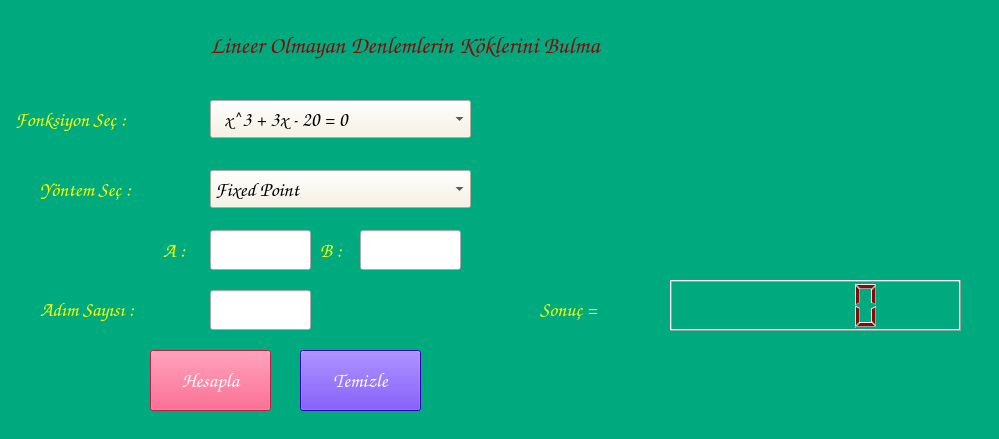
<?xml version="1.0" encoding="UTF-8"?>
<ui version="4.0">
 <class>Form</class>
 <widget class="QWidget" name="Form">
  <property name="geometry">
   <rect>
    <x>0</x>
    <y>0</y>
    <width>999</width>
    <height>439</height>
   </rect>
  </property>
  <property name="palette">
   <palette>
    <active>
     <colorrole role="WindowText">
      <brush brushstyle="SolidPattern">
       <color alpha="255">
        <red>138</red>
        <green>8</green>
        <blue>8</blue>
       </color>
      </brush>
     </colorrole>
     <colorrole role="Button">
      <brush brushstyle="SolidPattern">
       <color alpha="255">
        <red>0</red>
        <green>170</green>
        <blue>127</blue>
       </color>
      </brush>
     </colorrole>
     <colorrole role="Light">
      <brush brushstyle="SolidPattern">
       <color alpha="255">
        <red>0</red>
        <green>255</green>
        <blue>191</blue>
       </color>
      </brush>
     </colorrole>
     <colorrole role="Midlight">
      <brush brushstyle="SolidPattern">
       <color alpha="255">
        <red>0</red>
        <green>212</green>
        <blue>159</blue>
       </color>
      </brush>
     </colorrole>
     <colorrole role="Dark">
      <brush brushstyle="SolidPattern">
       <color alpha="255">
        <red>0</red>
        <green>85</green>
        <blue>63</blue>
       </color>
      </brush>
     </colorrole>
     <colorrole role="Mid">
      <brush brushstyle="SolidPattern">
       <color alpha="255">
        <red>0</red>
        <green>113</green>
        <blue>84</blue>
       </color>
      </brush>
     </colorrole>
     <colorrole role="Text">
      <brush brushstyle="SolidPattern">
       <color alpha="255">
        <red>138</red>
        <green>8</green>
        <blue>8</blue>
       </color>
      </brush>
     </colorrole>
     <colorrole role="BrightText">
      <brush brushstyle="SolidPattern">
       <color alpha="255">
        <red>255</red>
        <green>255</green>
        <blue>255</blue>
       </color>
      </brush>
     </colorrole>
     <colorrole role="ButtonText">
      <brush brushstyle="SolidPattern">
       <color alpha="255">
        <red>138</red>
        <green>8</green>
        <blue>8</blue>
       </color>
      </brush>
     </colorrole>
     <colorrole role="Base">
      <brush brushstyle="SolidPattern">
       <color alpha="255">
        <red>255</red>
        <green>255</green>
        <blue>255</blue>
       </color>
      </brush>
     </colorrole>
     <colorrole role="Window">
      <brush brushstyle="SolidPattern">
       <color alpha="255">
        <red>0</red>
        <green>170</green>
        <blue>127</blue>
       </color>
      </brush>
     </colorrole>
     <colorrole role="Shadow">
      <brush brushstyle="SolidPattern">
       <color alpha="255">
        <red>0</red>
        <green>0</green>
        <blue>0</blue>
       </color>
      </brush>
     </colorrole>
     <colorrole role="AlternateBase">
      <brush brushstyle="SolidPattern">
       <color alpha="255">
        <red>127</red>
        <green>212</green>
        <blue>191</blue>
       </color>
      </brush>
     </colorrole>
     <colorrole role="ToolTipBase">
      <brush brushstyle="SolidPattern">
       <color alpha="255">
        <red>255</red>
        <green>255</green>
        <blue>220</blue>
       </color>
      </brush>
     </colorrole>
     <colorrole role="ToolTipText">
      <brush brushstyle="SolidPattern">
       <color alpha="255">
        <red>0</red>
        <green>0</green>
        <blue>0</blue>
       </color>
      </brush>
     </colorrole>
    </active>
    <inactive>
     <colorrole role="WindowText">
      <brush brushstyle="SolidPattern">
       <color alpha="255">
        <red>138</red>
        <green>8</green>
        <blue>8</blue>
       </color>
      </brush>
     </colorrole>
     <colorrole role="Button">
      <brush brushstyle="SolidPattern">
       <color alpha="255">
        <red>0</red>
        <green>170</green>
        <blue>127</blue>
       </color>
      </brush>
     </colorrole>
     <colorrole role="Light">
      <brush brushstyle="SolidPattern">
       <color alpha="255">
        <red>0</red>
        <green>255</green>
        <blue>191</blue>
       </color>
      </brush>
     </colorrole>
     <colorrole role="Midlight">
      <brush brushstyle="SolidPattern">
       <color alpha="255">
        <red>0</red>
        <green>212</green>
        <blue>159</blue>
       </color>
      </brush>
     </colorrole>
     <colorrole role="Dark">
      <brush brushstyle="SolidPattern">
       <color alpha="255">
        <red>0</red>
        <green>85</green>
        <blue>63</blue>
       </color>
      </brush>
     </colorrole>
     <colorrole role="Mid">
      <brush brushstyle="SolidPattern">
       <color alpha="255">
        <red>0</red>
        <green>113</green>
        <blue>84</blue>
       </color>
      </brush>
     </colorrole>
     <colorrole role="Text">
      <brush brushstyle="SolidPattern">
       <color alpha="255">
        <red>138</red>
        <green>8</green>
        <blue>8</blue>
       </color>
      </brush>
     </colorrole>
     <colorrole role="BrightText">
      <brush brushstyle="SolidPattern">
       <color alpha="255">
        <red>255</red>
        <green>255</green>
        <blue>255</blue>
       </color>
      </brush>
     </colorrole>
     <colorrole role="ButtonText">
      <brush brushstyle="SolidPattern">
       <color alpha="255">
        <red>138</red>
        <green>8</green>
        <blue>8</blue>
       </color>
      </brush>
     </colorrole>
     <colorrole role="Base">
      <brush brushstyle="SolidPattern">
       <color alpha="255">
        <red>255</red>
        <green>255</green>
        <blue>255</blue>
       </color>
      </brush>
     </colorrole>
     <colorrole role="Window">
      <brush brushstyle="SolidPattern">
       <color alpha="255">
        <red>0</red>
        <green>170</green>
        <blue>127</blue>
       </color>
      </brush>
     </colorrole>
     <colorrole role="Shadow">
      <brush brushstyle="SolidPattern">
       <color alpha="255">
        <red>0</red>
        <green>0</green>
        <blue>0</blue>
       </color>
      </brush>
     </colorrole>
     <colorrole role="AlternateBase">
      <brush brushstyle="SolidPattern">
       <color alpha="255">
        <red>127</red>
        <green>212</green>
        <blue>191</blue>
       </color>
      </brush>
     </colorrole>
     <colorrole role="ToolTipBase">
      <brush brushstyle="SolidPattern">
       <color alpha="255">
        <red>255</red>
        <green>255</green>
        <blue>220</blue>
       </color>
      </brush>
     </colorrole>
     <colorrole role="ToolTipText">
      <brush brushstyle="SolidPattern">
       <color alpha="255">
        <red>0</red>
        <green>0</green>
        <blue>0</blue>
       </color>
      </brush>
     </colorrole>
    </inactive>
    <disabled>
     <colorrole role="WindowText">
      <brush brushstyle="SolidPattern">
       <color alpha="255">
        <red>138</red>
        <green>8</green>
        <blue>8</blue>
       </color>
      </brush>
     </colorrole>
     <colorrole role="Button">
      <brush brushstyle="SolidPattern">
       <color alpha="255">
        <red>0</red>
        <green>170</green>
        <blue>127</blue>
       </color>
      </brush>
     </colorrole>
     <colorrole role="Light">
      <brush brushstyle="SolidPattern">
       <color alpha="255">
        <red>0</red>
        <green>255</green>
        <blue>191</blue>
       </color>
      </brush>
     </colorrole>
     <colorrole role="Midlight">
      <brush brushstyle="SolidPattern">
       <color alpha="255">
        <red>0</red>
        <green>212</green>
        <blue>159</blue>
       </color>
      </brush>
     </colorrole>
     <colorrole role="Dark">
      <brush brushstyle="SolidPattern">
       <color alpha="255">
        <red>0</red>
        <green>85</green>
        <blue>63</blue>
       </color>
      </brush>
     </colorrole>
     <colorrole role="Mid">
      <brush brushstyle="SolidPattern">
       <color alpha="255">
        <red>0</red>
        <green>113</green>
        <blue>84</blue>
       </color>
      </brush>
     </colorrole>
     <colorrole role="Text">
      <brush brushstyle="SolidPattern">
       <color alpha="255">
        <red>138</red>
        <green>8</green>
        <blue>8</blue>
       </color>
      </brush>
     </colorrole>
     <colorrole role="BrightText">
      <brush brushstyle="SolidPattern">
       <color alpha="255">
        <red>255</red>
        <green>255</green>
        <blue>255</blue>
       </color>
      </brush>
     </colorrole>
     <colorrole role="ButtonText">
      <brush brushstyle="SolidPattern">
       <color alpha="255">
        <red>138</red>
        <green>8</green>
        <blue>8</blue>
       </color>
      </brush>
     </colorrole>
     <colorrole role="Base">
      <brush brushstyle="SolidPattern">
       <color alpha="255">
        <red>0</red>
        <green>170</green>
        <blue>127</blue>
       </color>
      </brush>
     </colorrole>
     <colorrole role="Window">
      <brush brushstyle="SolidPattern">
       <color alpha="255">
        <red>0</red>
        <green>170</green>
        <blue>127</blue>
       </color>
      </brush>
     </colorrole>
     <colorrole role="Shadow">
      <brush brushstyle="SolidPattern">
       <color alpha="255">
        <red>0</red>
        <green>0</green>
        <blue>0</blue>
       </color>
      </brush>
     </colorrole>
     <colorrole role="AlternateBase">
      <brush brushstyle="SolidPattern">
       <color alpha="255">
        <red>0</red>
        <green>170</green>
        <blue>127</blue>
       </color>
      </brush>
     </colorrole>
     <colorrole role="ToolTipBase">
      <brush brushstyle="SolidPattern">
       <color alpha="255">
        <red>255</red>
        <green>255</green>
        <blue>220</blue>
       </color>
      </brush>
     </colorrole>
     <colorrole role="ToolTipText">
      <brush brushstyle="SolidPattern">
       <color alpha="255">
        <red>0</red>
        <green>0</green>
        <blue>0</blue>
       </color>
      </brush>
     </colorrole>
    </disabled>
   </palette>
  </property>
  <property name="focusPolicy">
   <enum>Qt::TabFocus</enum>
  </property>
  <property name="windowTitle">
   <string>Form</string>
  </property>
  <property name="styleSheet">
   <string notr="true">color:#8A0808</string>
  </property>
  <widget class="QLabel" name="lblFonksiyon">
   <property name="geometry">
    <rect>
     <x>15</x>
     <y>100</y>
     <width>201</width>
     <height>38</height>
    </rect>
   </property>
   <property name="font">
    <font>
     <family>Comic Sans MS</family>
     <pointsize>15</pointsize>
     <weight>75</weight>
     <bold>true</bold>
    </font>
   </property>
   <property name="styleSheet">
    <string notr="true">color:#FFFF00</string>
   </property>
   <property name="text">
    <string>Fonksiyon Seç :</string>
   </property>
  </widget>
  <widget class="QComboBox" name="cmbBoxYontem">
   <property name="geometry">
    <rect>
     <x>210</x>
     <y>170</y>
     <width>261</width>
     <height>38</height>
    </rect>
   </property>
   <property name="font">
    <font>
     <family>Comic Sans MS</family>
     <pointsize>15</pointsize>
    </font>
   </property>
   <property name="styleSheet">
    <string notr="true">background-color:#F7F2E0;color:black</string>
   </property>
   <item>
    <property name="text">
     <string>Fixed Point</string>
    </property>
   </item>
   <item>
    <property name="text">
     <string>Bisection</string>
    </property>
   </item>
  </widget>
  <widget class="QLabel" name="lblYontem">
   <property name="geometry">
    <rect>
     <x>40</x>
     <y>170</y>
     <width>178</width>
     <height>38</height>
    </rect>
   </property>
   <property name="font">
    <font>
     <family>Comic Sans MS</family>
     <pointsize>15</pointsize>
     <weight>75</weight>
     <bold>true</bold>
    </font>
   </property>
   <property name="styleSheet">
    <string notr="true">color:#FFFF00</string>
   </property>
   <property name="text">
    <string>Yöntem Seç :</string>
   </property>
  </widget>
  <widget class="QComboBox" name="cmbBxFonksiyon">
   <property name="geometry">
    <rect>
     <x>210</x>
     <y>100</y>
     <width>261</width>
     <height>38</height>
    </rect>
   </property>
   <property name="font">
    <font>
     <family>Comic Sans MS</family>
     <pointsize>15</pointsize>
    </font>
   </property>
   <property name="styleSheet">
    <string notr="true">background-color:#F7F2E0; color:black</string>
   </property>
   <item>
    <property name="text">
     <string>  x^3 + 3x - 20 = 0</string>
    </property>
   </item>
  </widget>
  <widget class="QLabel" name="lblAdimSayisi">
   <property name="geometry">
    <rect>
     <x>40</x>
     <y>290</y>
     <width>178</width>
     <height>38</height>
    </rect>
   </property>
   <property name="font">
    <font>
     <family>Comic Sans MS</family>
     <pointsize>15</pointsize>
     <weight>75</weight>
     <bold>true</bold>
    </font>
   </property>
   <property name="styleSheet">
    <string notr="true">color:#FFFF00</string>
   </property>
   <property name="text">
    <string>Adım Sayısı :</string>
   </property>
  </widget>
  <widget class="QLabel" name="lblA">
   <property name="geometry">
    <rect>
     <x>163</x>
     <y>230</y>
     <width>40</width>
     <height>40</height>
    </rect>
   </property>
   <property name="font">
    <font>
     <family>Comic Sans MS</family>
     <pointsize>15</pointsize>
     <weight>75</weight>
     <bold>true</bold>
    </font>
   </property>
   <property name="styleSheet">
    <string notr="true">color:#FFFF00</string>
   </property>
   <property name="text">
    <string>A :</string>
   </property>
  </widget>
  <widget class="QLabel" name="lblB">
   <property name="geometry">
    <rect>
     <x>320</x>
     <y>230</y>
     <width>38</width>
     <height>40</height>
    </rect>
   </property>
   <property name="font">
    <font>
     <family>Comic Sans MS</family>
     <pointsize>15</pointsize>
     <weight>75</weight>
     <bold>true</bold>
    </font>
   </property>
   <property name="styleSheet">
    <string notr="true">color:#FFFF00</string>
   </property>
   <property name="text">
    <string>B :</string>
   </property>
  </widget>
  <widget class="QLineEdit" name="lnEdtA">
   <property name="geometry">
    <rect>
     <x>210</x>
     <y>230</y>
     <width>101</width>
     <height>40</height>
    </rect>
   </property>
   <property name="font">
    <font>
     <family>Comic Sans MS</family>
     <pointsize>15</pointsize>
    </font>
   </property>
   <property name="styleSheet">
    <string notr="true">color:black</string>
   </property>
  </widget>
  <widget class="QLineEdit" name="lnEdtB">
   <property name="geometry">
    <rect>
     <x>360</x>
     <y>230</y>
     <width>101</width>
     <height>40</height>
    </rect>
   </property>
   <property name="font">
    <font>
     <family>Comic Sans MS</family>
     <pointsize>15</pointsize>
    </font>
   </property>
   <property name="styleSheet">
    <string notr="true">color:black</string>
   </property>
  </widget>
  <widget class="QLineEdit" name="lnEdtAdimSayisi">
   <property name="geometry">
    <rect>
     <x>210</x>
     <y>290</y>
     <width>101</width>
     <height>40</height>
    </rect>
   </property>
   <property name="font">
    <font>
     <family>Comic Sans MS</family>
     <pointsize>15</pointsize>
    </font>
   </property>
   <property name="styleSheet">
    <string notr="true">color:black</string>
   </property>
  </widget>
  <widget class="QPushButton" name="btnHesapla">
   <property name="geometry">
    <rect>
     <x>150</x>
     <y>350</y>
     <width>121</width>
     <height>61</height>
    </rect>
   </property>
   <property name="font">
    <font>
     <family>Comic Sans MS</family>
     <pointsize>15</pointsize>
     <weight>75</weight>
     <bold>true</bold>
    </font>
   </property>
   <property name="styleSheet">
    <string notr="true">background-color:#FE2E64; color:white</string>
   </property>
   <property name="text">
    <string>Hesapla</string>
   </property>
  </widget>
  <widget class="QPushButton" name="btnTemizle">
   <property name="geometry">
    <rect>
     <x>300</x>
     <y>350</y>
     <width>121</width>
     <height>61</height>
    </rect>
   </property>
   <property name="font">
    <font>
     <family>Comic Sans MS</family>
     <pointsize>15</pointsize>
     <weight>75</weight>
     <bold>true</bold>
    </font>
   </property>
   <property name="styleSheet">
    <string notr="true">background-color:#4000FF; color:white</string>
   </property>
   <property name="text">
    <string>Temizle</string>
   </property>
  </widget>
  <widget class="QLabel" name="label_6">
   <property name="geometry">
    <rect>
     <x>210</x>
     <y>20</y>
     <width>621</width>
     <height>51</height>
    </rect>
   </property>
   <property name="font">
    <font>
     <family>Comic Sans MS</family>
     <pointsize>18</pointsize>
    </font>
   </property>
   <property name="text">
    <string>Lineer Olmayan Denlemlerin Köklerini Bulma</string>
   </property>
  </widget>
  <widget class="QLCDNumber" name="lcdSonuc">
   <property name="geometry">
    <rect>
     <x>670</x>
     <y>280</y>
     <width>291</width>
     <height>51</height>
    </rect>
   </property>
  </widget>
  <widget class="QLabel" name="lblTanim">
   <property name="geometry">
    <rect>
     <x>530</x>
     <y>100</y>
     <width>201</width>
     <height>38</height>
    </rect>
   </property>
   <property name="font">
    <font>
     <family>Comic Sans MS</family>
     <pointsize>15</pointsize>
     <weight>75</weight>
     <bold>true</bold>
    </font>
   </property>
   <property name="styleSheet">
    <string notr="true">color:#FFFF00</string>
   </property>
   <property name="text">
    <string/>
   </property>
  </widget>
  <widget class="QLabel" name="lblSonuc">
   <property name="geometry">
    <rect>
     <x>540</x>
     <y>290</y>
     <width>131</width>
     <height>38</height>
    </rect>
   </property>
   <property name="font">
    <font>
     <family>Comic Sans MS</family>
     <pointsize>15</pointsize>
     <weight>75</weight>
     <bold>true</bold>
    </font>
   </property>
   <property name="styleSheet">
    <string notr="true">color:#FFFF00</string>
   </property>
   <property name="text">
    <string>Sonuç = </string>
   </property>
  </widget>
 </widget>
 <resources/>
 <connections/>
</ui>
